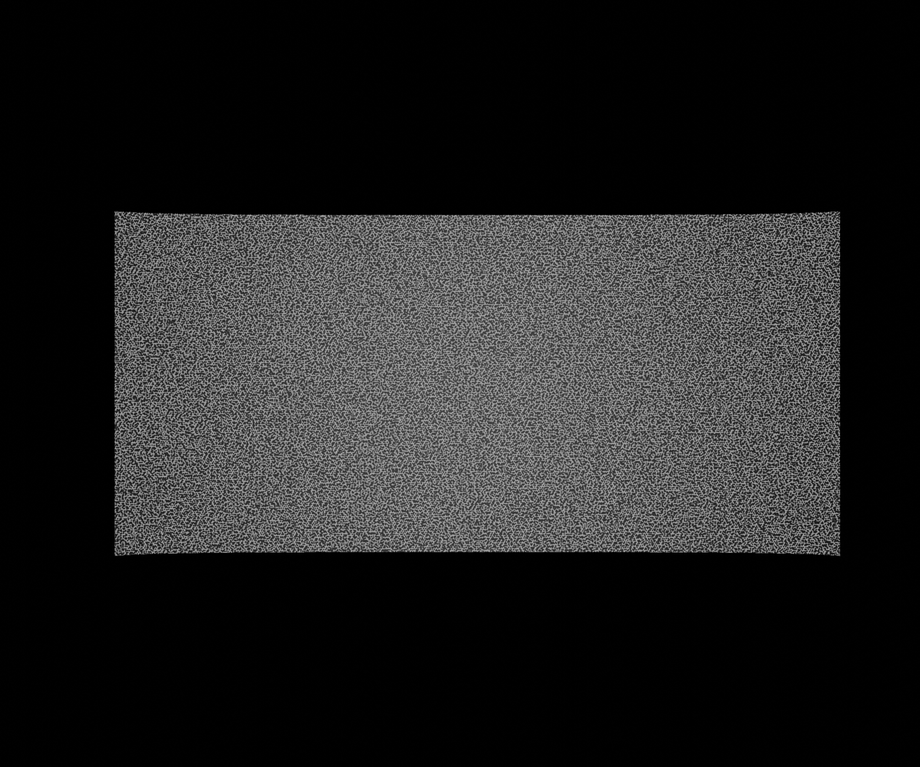
#> input picture reports/imaging_benchmarks/images/linear_disp_large.tiff, 920 x 767 px, shrunk from 2464 x 2056 before the run
$ python gen_rgb_sinusoid.py --input ../../../../reports/imaging_benchmarks/images/linear_disp_large.tiff
#> lines starting #> are read from the running program, lines starting #| are printed output that depends on the picture
import numpy as np
from PIL import Image
import argparse
import os

def generate_sinusoidal_rgb(input_path, output_path, period_pct):
    # Load original speckle texture
#> called with output_path = 'texture/speckle_rgb.bmp', period_pct = 20
    try:
        img = Image.open(input_path).convert('RGB')
    except Exception as e:
        print(f"Error loading {input_path}: {e}")
        return

    data = np.array(img, dtype=np.float32)
    h, w, c = data.shape
#> h = 767; w = 920; c = 3

    # Calculate period in pixels
    period_px = (period_pct / 100.0) * w
#> period_px = 184
    freq = 2 * np.pi / period_px
#> freq = 0.0341

    # Create coordinate grids
    y, x = np.ogrid[0:h, 0:w]
#> y = 767 values from 0 to 766

    # 1. Blue sinusoid: Left to right (Channel 2)
    # sin range [-1, 1] -> map to some intensity added to current
    # We'll use a multiplicative or additive approach?
    # Let's go with adding a pattern and clipping.
    blue_sin = (np.sin(freq * x) + 1.0) / 2.0 * 127.0
    data[:, :, 2] += blue_sin
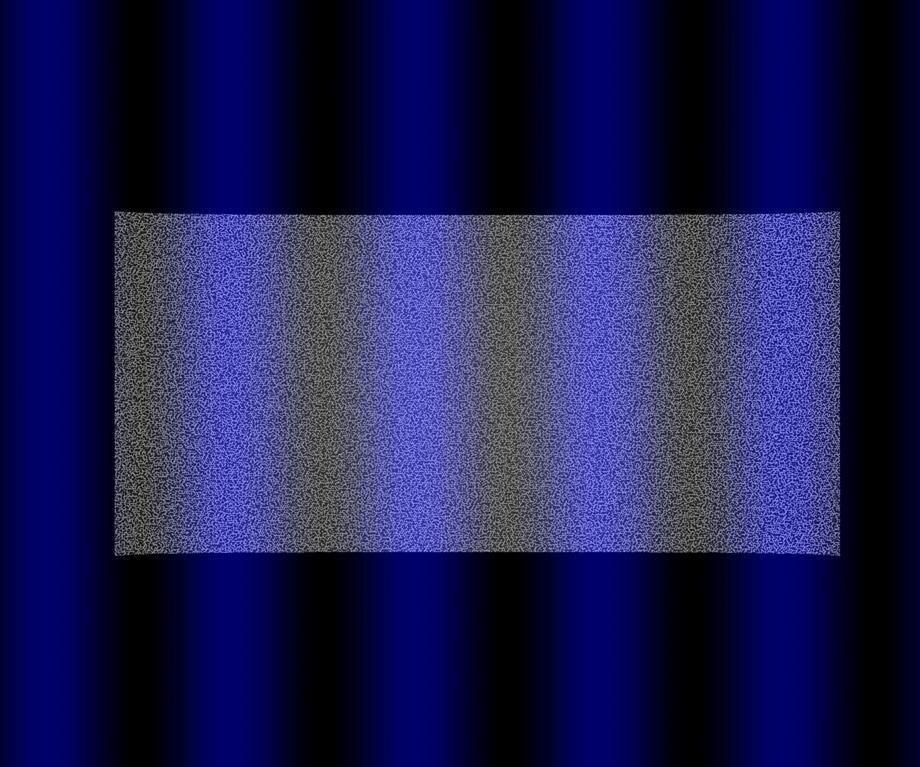
#> data: shape (767, 920, 3) float32; mean R, G, B 34, 34, 97.6; drawn with min black and max white

    # 2. Red sinusoid: Top to bottom (Channel 0)
    red_sin = (np.sin(freq * y) + 1.0) / 2.0 * 127.0
    data[:, :, 0] += red_sin
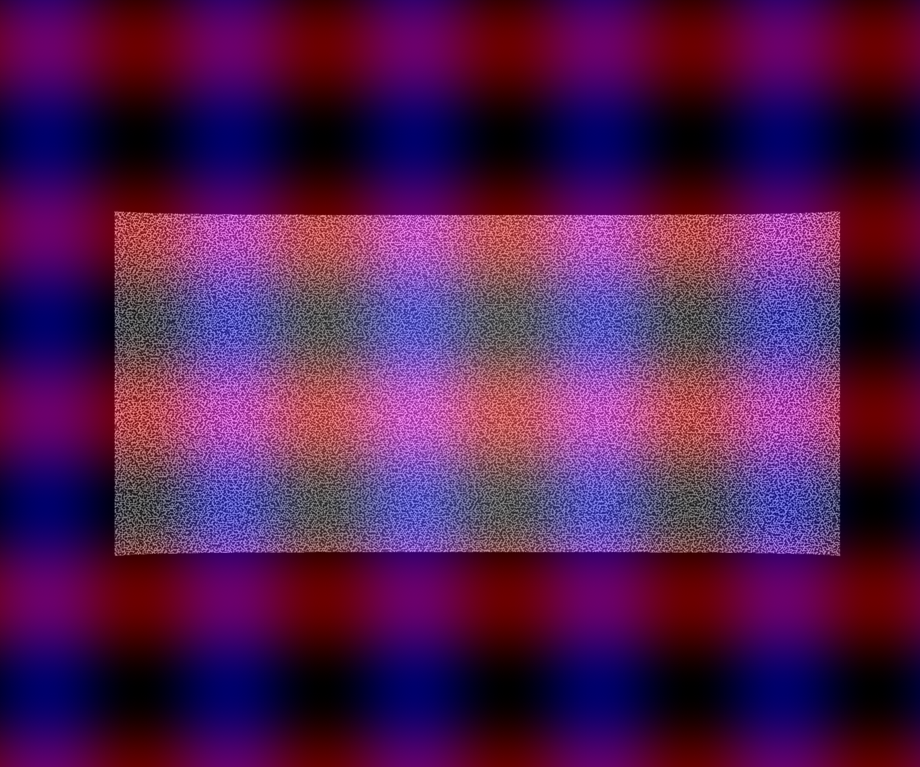
#> data: shape (767, 920, 3) float32; mean R, G, B 98.8, 34, 97.6; drawn with min black and max white

    # 3. Green sinusoid: Bottom-left to top-right (Channel 1)
    # Vector from (h, 0) to (0, w)
    # Distance along this vector:
    # Projection of (x, y) onto the direction (w, -h)
    # But let's just use a simple diagonal coordinate: x + (h - y)
    diag_coord = x + (h - 1 - y)
    green_sin = (np.sin(freq * diag_coord) + 1.0) / 2.0 * 127.0
    data[:, :, 1] += green_sin
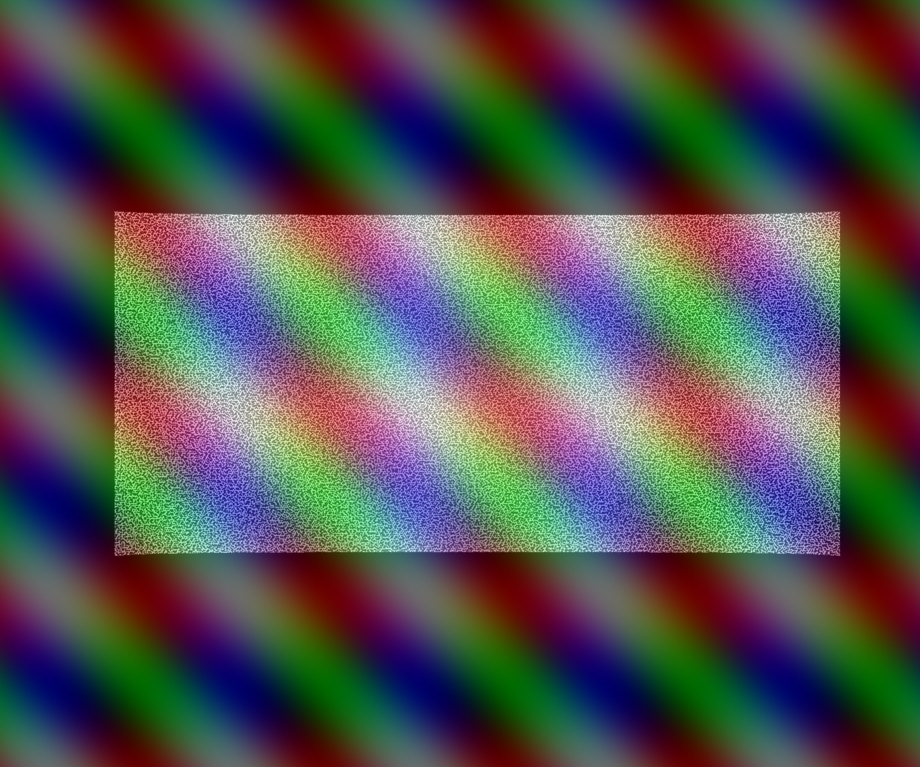
#> data: shape (767, 920, 3) float32; mean R, G, B 98.8, 97.6, 97.6; drawn with min black and max white

    # Clip and convert back to uint8
    data = np.clip(data, 0, 255).astype(np.uint8)
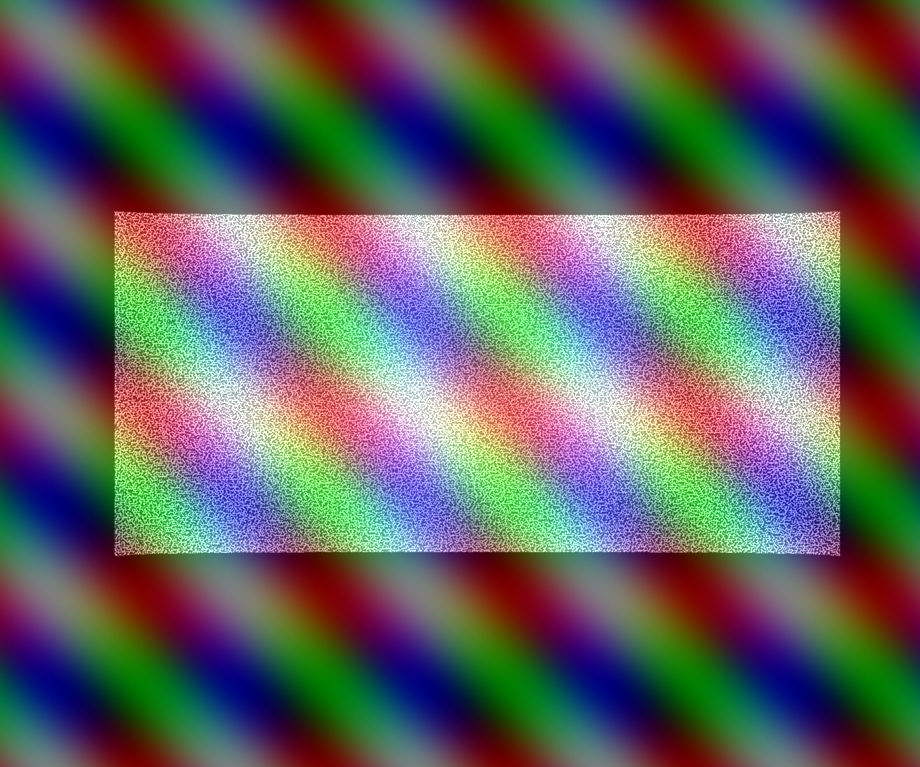
#> data: shape (767, 920, 3); mean R, G, B 98.1, 96.9, 96.9

    result_img = Image.fromarray(data)
    result_img.save(output_path)
    print(f"Saved RGB texture to {output_path}")

if __name__ == "__main__":
    parser = argparse.ArgumentParser(description="Add sinusoidal RGB patterns to a texture.")
    parser.add_argument("--input", default="texture/speckle.tiff", help="Input image path")
    parser.add_argument("--output", default="texture/speckle_rgb.bmp", help="Output image path")
    parser.add_argument("--period", type=float, default=20.0, help="Period as percentage of width")

    args = parser.parse_args()

    generate_sinusoidal_rgb(args.input, args.output, args.period)
